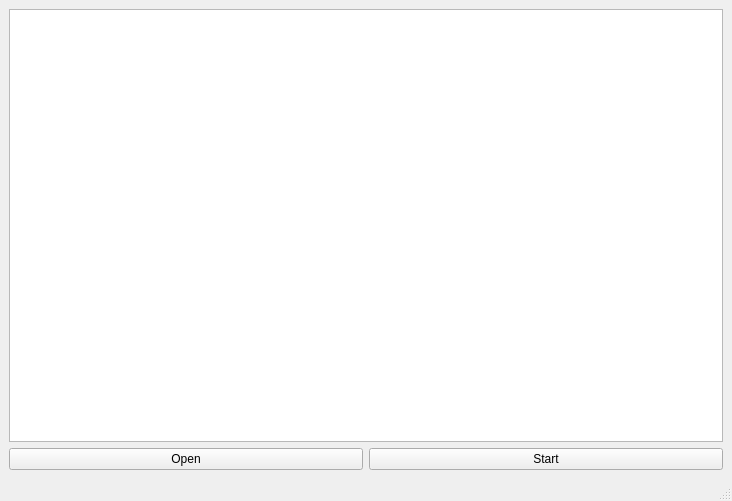
<?xml version="1.0" encoding="UTF-8"?>
<ui version="4.0">
 <class>MainWindow</class>
 <widget class="QMainWindow" name="MainWindow">
  <property name="geometry">
   <rect>
    <x>0</x>
    <y>0</y>
    <width>732</width>
    <height>501</height>
   </rect>
  </property>
  <property name="windowTitle">
   <string>Diagnostic sytem</string>
  </property>
  <widget class="QWidget" name="centralwidget">
   <layout class="QVBoxLayout" name="verticalLayout">
    <item>
     <widget class="QTableWidget" name="tableWidget"/>
    </item>
    <item>
     <layout class="QHBoxLayout" name="horizontalLayout">
      <property name="topMargin">
       <number>0</number>
      </property>
      <item>
       <widget class="QPushButton" name="btn_open">
        <property name="text">
         <string>Open</string>
        </property>
       </widget>
      </item>
      <item>
       <widget class="QPushButton" name="btn_calc">
        <property name="text">
         <string>Start</string>
        </property>
       </widget>
      </item>
     </layout>
    </item>
   </layout>
  </widget>
  <widget class="QMenuBar" name="menubar">
   <property name="geometry">
    <rect>
     <x>0</x>
     <y>0</y>
     <width>732</width>
     <height>21</height>
    </rect>
   </property>
  </widget>
  <widget class="QStatusBar" name="statusbar"/>
 </widget>
 <resources/>
 <connections/>
</ui>
